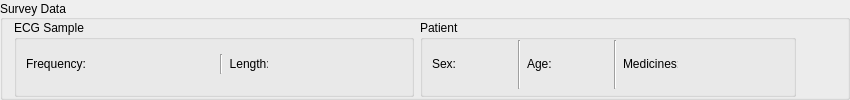
       <widget class="QGroupBox" name="surveyData">
        <property name="minimumSize">
         <size>
          <width>0</width>
          <height>0</height>
         </size>
        </property>
        <property name="title">
         <string>Survey Data</string>
        </property>
        <property name="alignment">
         <set>Qt::AlignLeading|Qt::AlignLeft|Qt::AlignVCenter</set>
        </property>
        <layout class="QVBoxLayout" name="verticalLayout_4">
         <property name="topMargin">
          <number>0</number>
         </property>
         <property name="bottomMargin">
          <number>0</number>
         </property>
         <item>
          <layout class="QHBoxLayout" name="horizontalLayout_25">
           <item>
            <widget class="QGroupBox" name="ecgdata">
             <property name="minimumSize">
              <size>
               <width>400</width>
               <height>0</height>
              </size>
             </property>
             <property name="maximumSize">
              <size>
               <width>16777215</width>
               <height>120</height>
              </size>
             </property>
             <property name="title">
              <string>ECG Sample</string>
             </property>
             <layout class="QVBoxLayout" name="verticalLayout_6">
              <property name="topMargin">
               <number>0</number>
              </property>
              <property name="bottomMargin">
               <number>5</number>
              </property>
              <item>
               <layout class="QHBoxLayout" name="horizontalLayout_6">
                <property name="spacing">
                 <number>0</number>
                </property>
                <item>
                 <widget class="QLabel" name="ecgSampleFrequencyLabel">
                  <property name="minimumSize">
                   <size>
                    <width>60</width>
                    <height>20</height>
                   </size>
                  </property>
                  <property name="maximumSize">
                   <size>
                    <width>60</width>
                    <height>20</height>
                   </size>
                  </property>
                  <property name="text">
                   <string>Frequency:</string>
                  </property>
                 </widget>
                </item>
                <item>
                 <widget class="QLabel" name="ecgSampleFrequencyLabel_2">
                  <property name="minimumSize">
                   <size>
                    <width>50</width>
                    <height>20</height>
                   </size>
                  </property>
                  <property name="maximumSize">
                   <size>
                    <width>16777215</width>
                    <height>20</height>
                   </size>
                  </property>
                  <property name="text">
                   <string/>
                  </property>
                 </widget>
                </item>
                <item>
                 <widget class="Line" name="line_3">
                  <property name="orientation">
                   <enum>Qt::Vertical</enum>
                  </property>
                 </widget>
                </item>
                <item>
                 <widget class="QLabel" name="ecgSampleLengthLabel">
                  <property name="minimumSize">
                   <size>
                    <width>0</width>
                    <height>20</height>
                   </size>
                  </property>
                  <property name="maximumSize">
                   <size>
                    <width>45</width>
                    <height>20</height>
                   </size>
                  </property>
                  <property name="text">
                   <string>  Length:</string>
                  </property>
                 </widget>
                </item>
                <item>
                 <widget class="QLabel" name="ecgSampleLengthLabel_2">
                  <property name="minimumSize">
                   <size>
                    <width>50</width>
                    <height>20</height>
                   </size>
                  </property>
                  <property name="maximumSize">
                   <size>
                    <width>16777215</width>
                    <height>20</height>
                   </size>
                  </property>
                  <property name="text">
                   <string/>
                  </property>
                 </widget>
                </item>
               </layout>
              </item>
             </layout>
            </widget>
           </item>
           <item>
            <widget class="QGroupBox" name="patient">
             <property name="minimumSize">
              <size>
               <width>0</width>
               <height>0</height>
              </size>
             </property>
             <property name="maximumSize">
              <size>
               <width>16777215</width>
               <height>170</height>
              </size>
             </property>
             <property name="title">
              <string>Patient</string>
             </property>
             <layout class="QVBoxLayout" name="verticalLayout_5">
              <property name="topMargin">
               <number>0</number>
              </property>
              <property name="bottomMargin">
               <number>5</number>
              </property>
              <item>
               <layout class="QHBoxLayout" name="horizontalLayout">
                <item>
                 <widget class="QLabel" name="patientSexLabel">
                  <property name="minimumSize">
                   <size>
                    <width>0</width>
                    <height>20</height>
                   </size>
                  </property>
                  <property name="maximumSize">
                   <size>
                    <width>30</width>
                    <height>20</height>
                   </size>
                  </property>
                  <property name="text">
                   <string>Sex:</string>
                  </property>
                 </widget>
                </item>
                <item>
                 <widget class="QLabel" name="patientSexLabel_2">
                  <property name="minimumSize">
                   <size>
                    <width>50</width>
                    <height>20</height>
                   </size>
                  </property>
                  <property name="text">
                   <string/>
                  </property>
                 </widget>
                </item>
                <item>
                 <widget class="Line" name="line">
                  <property name="orientation">
                   <enum>Qt::Vertical</enum>
                  </property>
                 </widget>
                </item>
                <item>
                 <widget class="QLabel" name="patientAgeLabel">
                  <property name="minimumSize">
                   <size>
                    <width>0</width>
                    <height>20</height>
                   </size>
                  </property>
                  <property name="maximumSize">
                   <size>
                    <width>30</width>
                    <height>20</height>
                   </size>
                  </property>
                  <property name="text">
                   <string>Age:</string>
                  </property>
                 </widget>
                </item>
                <item>
                 <widget class="QLabel" name="patientAgeLabel_2">
                  <property name="minimumSize">
                   <size>
                    <width>50</width>
                    <height>20</height>
                   </size>
                  </property>
                  <property name="text">
                   <string/>
                  </property>
                 </widget>
                </item>
                <item>
                 <widget class="Line" name="line_2">
                  <property name="orientation">
                   <enum>Qt::Vertical</enum>
                  </property>
                 </widget>
                </item>
                <item>
                 <widget class="QLabel" name="patientMedicinesLabel">
                  <property name="minimumSize">
                   <size>
                    <width>0</width>
                    <height>20</height>
                   </size>
                  </property>
                  <property name="maximumSize">
                   <size>
                    <width>55</width>
                    <height>20</height>
                   </size>
                  </property>
                  <property name="text">
                   <string>Medicines:</string>
                  </property>
                 </widget>
                </item>
                <item>
                 <widget class="QLabel" name="patientMedicinesLabel_2">
                  <property name="minimumSize">
                   <size>
                    <width>100</width>
                    <height>20</height>
                   </size>
                  </property>
                  <property name="text">
                   <string/>
                  </property>
                 </widget>
                </item>
               </layout>
              </item>
             </layout>
            </widget>
           </item>
           <item>
            <spacer name="horizontalSpacer_8">
             <property name="orientation">
              <enum>Qt::Horizontal</enum>
             </property>
             <property name="sizeHint" stdset="0">
              <size>
               <width>40</width>
               <height>20</height>
              </size>
             </property>
            </spacer>
           </item>
          </layout>
         </item>
        </layout>
       </widget>
